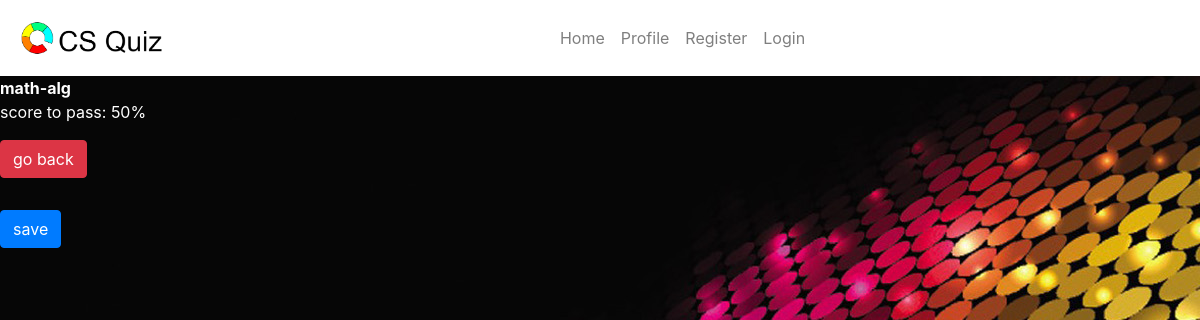
The app's page /2/, older data.
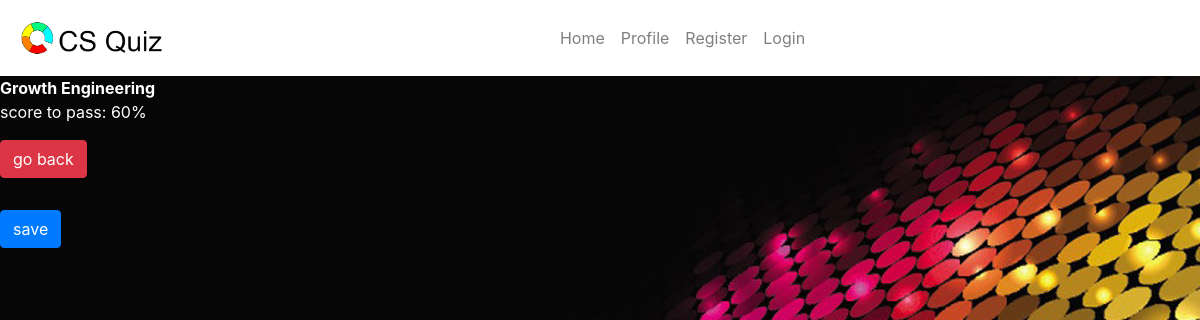
The same page, newer data.
### quiz/models.py (models this page shows, shortened)
class Quiz(models.Model):
    name = models.CharField(max_length=120)
    topic = models.CharField(max_length=120)
    number_of_questions = models.IntegerField()
    time = models.IntegerField(help_text="duration of the quiz in minutes")
    required_score_to_pass = models.IntegerField(help_text="required score in %")
    difficulty = models.CharField(max_length=6, choices=DIFF_CHOICES)
    class Meta:
        verbose_name_plural = 'Quizes'

### quiz/views.py (the view)
# urls.py: path('<pk>/', quiz_view, name='quiz-view'),
def quiz_view(request, pk):
    quiz = Quiz.objects.get(pk=pk)
    return render(request, 'quizes/quiz.html',{'obj':quiz})

### quiz/templates/quizes/quiz.html (shortened to what this page needs)
{% extends "base.html" %}
{% load static %}
{% block content %}
<div class="row">
    <div class="col">
        <b>{{obj.name}}</b>
        <p>score to pass: {{obj.required_score_to_pass}}%</p>
    </div>
    <div class="col text-right" id="timer-box"></div>
</div>
<a href="{% url 'quiz:main-view' %}" class="btn btn-danger">go back</a>
<form id="quiz-form" class="mt-3 mb-3">
    <button type="submit" class="btn btn-primary mt-3">save</button>
</form>
{% endblock content %}

### templates/Base.html (shortened to what this page needs)
{% load static %}
<!DOCTYPE html>
<html>
    <head>
        <link rel="stylesheet" href="https://stackpath.bootstrapcdn.com/bootstrap/4.4.1/css/bootstrap.min.css"></link>
        <link rel="stylesheet" href="https://use.fontawesome.com/releases/v5.6.1/css/all.css">
        <link rel = "stylesheet" href="{% static 'css/base.css'%}">
    </head>
        <body>
            <div id="background">
                <div id="content">
                    <div>
                        <nav class="navbar navbar-expand-lg navbar navbar-light" style="background-color:#ffffff">
                            <a class="navbar-brand" href="/"><img src="{% static "images/Logo.png"%}" style="width: 100x; height: 50px;"></a>
                            <div class="collapse navbar-collapse" id="navbarNav">
                              <ul class="navbar-nav ml-auto mx-auto" id="navitems" >
                                <li class="nav-item">
                                  <a class="nav-link" href="/home">Home </a>
                                </li>
                                <li class="nav-item">
                                   <a class="nav-link" href="/profile">Profile</a>
                                 </li>
                                <li class="nav-item">
                                  <a class="nav-link" href="/signup" >Register</a>
                                </li>
                                 <li class="nav-item">
                                   <a class="nav-link" href="/login" >Login</a>
                                 </li>
                            </div>
                        </nav>
                    </div>
                <div class="wrapper">
                    {% block content %}
                    {% endblock %}
                </div>
    </body>

### static/css/base.css (style rules this page uses)
body { background-color: rgb(51, 51, 51); background-image: url(/static/images/Background.jpg); background-repeat: repeat; color: rgb(255, 255, 255); }
* { box-sizing: border-box; margin: 0; padding: 0; }

### templates/Base.html (style rules this page uses)
body { background-color: grey; }

Row changes from the older to the newer data that the page shows:
changed Quiz: name "math-alg" → "Growth Engineering"; required_score_to_pass "50" → "60"
